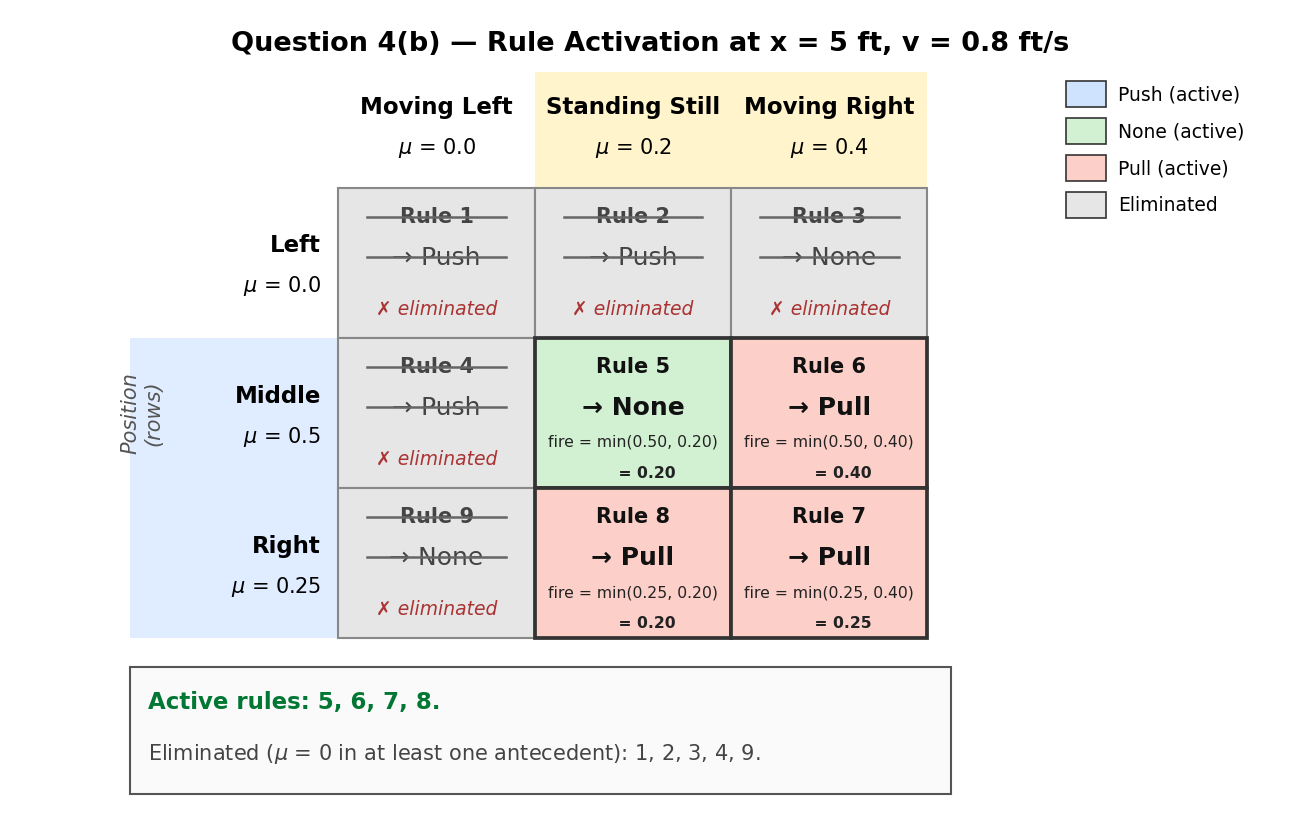

Write Python code to recreate this figure.
"""
Question 4(b) - Rule Activation Grid for x = 5 ft, v = 0.8 ft/s.

Visualizes the 3x3 rule table with eliminated rules struck through and active
rules highlighted, colored by consequent.
"""

import matplotlib

matplotlib.use("Agg")

import matplotlib.pyplot as plt
from matplotlib.patches import Rectangle

# ---------------------------------------------------------------
# Inputs and memberships
# ---------------------------------------------------------------
# Position memberships at x = 5 ft
mu_pos = {"Left": 0.0, "Middle": 0.5, "Right": 0.25}
# Velocity memberships at v = 0.8 ft/s
mu_vel = {"Moving Left": 0.0, "Standing Still": 0.2, "Moving Right": 0.4}

pos_order = ["Left", "Middle", "Right"]           # rows (top -> bottom)
vel_order = ["Moving Left", "Standing Still", "Moving Right"]  # cols (left -> right)

# Rule table: (row_position, col_velocity) -> (rule_number, consequent)
rule_table = {
    ("Left",   "Moving Left"):     (1, "Push"),
    ("Left",   "Standing Still"):  (2, "Push"),
    ("Left",   "Moving Right"):    (3, "None"),
    ("Middle", "Moving Left"):     (4, "Push"),
    ("Middle", "Standing Still"):  (5, "None"),
    ("Middle", "Moving Right"):    (6, "Pull"),
    ("Right",  "Moving Left"):     (9, "None"),
    ("Right",  "Standing Still"):  (8, "Pull"),
    ("Right",  "Moving Right"):    (7, "Pull"),
}

# Colors by consequent (active)
active_colors = {
    "Push": "#cfe3ff",   # light blue
    "None": "#d2f0d2",   # light green
    "Pull": "#fcd0c8",   # salmon
}
eliminated_color = "#e6e6e6"  # light gray

# ---------------------------------------------------------------
# Figure & layout geometry
# ---------------------------------------------------------------
fig, ax = plt.subplots(figsize=(11, 7))
ax.set_xlim(0, 11)
ax.set_ylim(0, 7)
ax.set_aspect("equal")
ax.axis("off")

# Grid cell size
cell_w = 1.7
cell_h = 1.3

# Origin of the 3x3 grid (lower-left of bottom-left cell)
grid_x0 = 2.8
grid_y0 = 1.6  # leave room for summary below

# Row y-coordinates: row 0 = Left (top), row 2 = Right (bottom)
def cell_bbox(row_idx, col_idx):
    x = grid_x0 + col_idx * cell_w
    # row_idx 0 -> top row
    y = grid_y0 + (2 - row_idx) * cell_h
    return x, y, cell_w, cell_h

# ---------------------------------------------------------------
# Faint band highlighting: nonzero rows and columns
# ---------------------------------------------------------------
grid_left = grid_x0
grid_right = grid_x0 + 3 * cell_w
grid_bottom = grid_y0
grid_top = grid_y0 + 3 * cell_h

band_color_vel = "#fff4cc"  # faint yellow for velocity columns
band_color_pos = "#e0ecff"  # faint blue for position rows

# Extend bands slightly above/left so they include the header strips
band_extra_top = 1.0   # above the grid into the velocity header strip
band_extra_left = 1.8  # to the left into the position header strip

for col_idx, vname in enumerate(vel_order):
    if mu_vel[vname] > 0:
        x = grid_x0 + col_idx * cell_w
        ax.add_patch(Rectangle(
            (x, grid_bottom),
            cell_w,
            3 * cell_h + band_extra_top,
            facecolor=band_color_vel, edgecolor="none", zorder=0,
        ))

for row_idx, pname in enumerate(pos_order):
    if mu_pos[pname] > 0:
        y = grid_y0 + (2 - row_idx) * cell_h
        ax.add_patch(Rectangle(
            (grid_left - band_extra_left, y),
            3 * cell_w + band_extra_left,
            cell_h,
            facecolor=band_color_pos, edgecolor="none", zorder=0,
        ))

# ---------------------------------------------------------------
# Column headers (velocity)
# ---------------------------------------------------------------
header_y = grid_top + 0.25
for col_idx, vname in enumerate(vel_order):
    x_center = grid_x0 + col_idx * cell_w + cell_w / 2
    ax.text(
        x_center, header_y + 0.45,
        vname,
        ha="center", va="center",
        fontsize=11, fontweight="bold",
    )
    ax.text(
        x_center, header_y + 0.1,
        rf"$\mu$ = {mu_vel[vname]:.1f}",
        ha="center", va="center",
        fontsize=10,
    )

# ---------------------------------------------------------------
# Row headers (position)
# ---------------------------------------------------------------
for row_idx, pname in enumerate(pos_order):
    y_center = grid_y0 + (2 - row_idx) * cell_h + cell_h / 2
    ax.text(
        grid_x0 - 0.15, y_center + 0.15,
        pname,
        ha="right", va="center",
        fontsize=11, fontweight="bold",
    )
    ax.text(
        grid_x0 - 0.15, y_center - 0.2,
        rf"$\mu$ = {mu_pos[pname]:.2f}" if mu_pos[pname] not in (0.0, 0.5) else rf"$\mu$ = {mu_pos[pname]:.1f}",
        ha="right", va="center",
        fontsize=10,
    )

# Axis label (position axis only; velocity label would collide with the title)
ax.text(
    grid_x0 - 1.7, grid_y0 + 1.5 * cell_h,
    "Position\n(rows)",
    ha="center", va="center",
    fontsize=10, fontstyle="italic", color="#555555",
    rotation=90,
)

# ---------------------------------------------------------------
# Draw cells
# ---------------------------------------------------------------
for row_idx, pname in enumerate(pos_order):
    for col_idx, vname in enumerate(vel_order):
        rule_num, consequent = rule_table[(pname, vname)]
        mp = mu_pos[pname]
        mv = mu_vel[vname]
        active = (mp > 0) and (mv > 0)

        x, y, w, h = cell_bbox(row_idx, col_idx)

        if active:
            fill = active_colors[consequent]
            edge = "#333333"
            lw = 1.8
        else:
            fill = eliminated_color
            edge = "#888888"
            lw = 1.0

        ax.add_patch(Rectangle(
            (x, y), w, h,
            facecolor=fill, edgecolor=edge, linewidth=lw, zorder=2,
        ))

        # Text positions within the cell
        cx = x + w / 2
        y_line1 = y + h - 0.25
        y_line2 = y + h / 2 + 0.05
        y_line3 = y + 0.25

        # Line 1: "Rule k"
        label_rule = f"Rule {rule_num}"
        t1 = ax.text(
            cx, y_line1, label_rule,
            ha="center", va="center",
            fontsize=10, fontweight="bold",
            color="#444444" if not active else "#111111",
            zorder=3,
        )

        # Line 2: "→ <consequent>"
        arrow_text = f"→ {consequent}"
        t2 = ax.text(
            cx, y_line2, arrow_text,
            ha="center", va="center",
            fontsize=12,
            color="#444444" if not active else "#111111",
            fontweight="bold" if active else "normal",
            zorder=3,
        )

        # Line 3: firing strength or eliminated tag
        if active:
            fire = min(mp, mv)
            line3a = f"fire = min({mp:.2f}, {mv:.2f})"
            line3b = f"     = {fire:.2f}"
            ax.text(
                cx, y_line3 + 0.15, line3a,
                ha="center", va="center",
                fontsize=7.5, color="#222222",
                zorder=3,
            )
            ax.text(
                cx, y_line3 - 0.12, line3b,
                ha="center", va="center",
                fontsize=7.5, color="#222222",
                fontweight="bold",
                zorder=3,
            )
        else:
            # Mark eliminated: strikethrough t1 and t2, and add an "eliminated" note
            # Draw strikethrough lines through the rule label and arrow text.
            # Use the approximate horizontal extent of the text (cell width minus padding).
            strike_pad = 0.25
            ax.plot(
                [x + strike_pad, x + w - strike_pad],
                [y_line1, y_line1],
                color="#666666", linewidth=1.2, zorder=4,
            )
            ax.plot(
                [x + strike_pad, x + w - strike_pad],
                [y_line2, y_line2],
                color="#666666", linewidth=1.2, zorder=4,
            )
            ax.text(
                cx, y_line3, "✗ eliminated",
                ha="center", va="center",
                fontsize=9, color="#a33",
                fontstyle="italic",
                zorder=3,
            )

# ---------------------------------------------------------------
# Summary box below grid
# ---------------------------------------------------------------
summary_x = grid_x0 - band_extra_left
summary_y = 0.25
summary_w = 3 * cell_w + band_extra_left + 0.2
summary_h = 1.1

ax.add_patch(Rectangle(
    (summary_x, summary_y), summary_w, summary_h,
    facecolor="#fafafa", edgecolor="#555555", linewidth=1.0, zorder=1,
))

ax.text(
    summary_x + 0.15, summary_y + summary_h - 0.3,
    "Active rules: 5, 6, 7, 8.",
    ha="left", va="center",
    fontsize=11, fontweight="bold", color="#073",
    zorder=2,
)
ax.text(
    summary_x + 0.15, summary_y + summary_h - 0.75,
    r"Eliminated ($\mu$ = 0 in at least one antecedent): 1, 2, 3, 4, 9.",
    ha="left", va="center",
    fontsize=10, color="#444444",
    zorder=2,
)

# ---------------------------------------------------------------
# Title
# ---------------------------------------------------------------
ax.text(
    5.5, 6.75,
    "Question 4(b) — Rule Activation at x = 5 ft, v = 0.8 ft/s",
    ha="center", va="center",
    fontsize=13, fontweight="bold",
)

# ---------------------------------------------------------------
# Small legend for consequent colors (top-right)
# ---------------------------------------------------------------
legend_items = [
    ("Push (active)", active_colors["Push"]),
    ("None (active)", active_colors["None"]),
    ("Pull (active)", active_colors["Pull"]),
    ("Eliminated",    eliminated_color),
]
legend_x0 = 9.1
legend_y0 = 6.2
swatch_w = 0.35
swatch_h = 0.22
row_gap = 0.32

for i, (label, color) in enumerate(legend_items):
    ly = legend_y0 - i * row_gap
    ax.add_patch(Rectangle(
        (legend_x0, ly), swatch_w, swatch_h,
        facecolor=color, edgecolor="#333333", linewidth=0.8, zorder=2,
    ))
    ax.text(
        legend_x0 + swatch_w + 0.1, ly + swatch_h / 2,
        label,
        ha="left", va="center",
        fontsize=9, zorder=2,
    )

# ---------------------------------------------------------------
# Save
# ---------------------------------------------------------------
out_path = (
    "/home/devel/electrical_notes/content/sys_304/exam3/"
    "python_photos/06_rule_activation_grid.png"
)
plt.savefig(out_path, dpi=150, bbox_inches="tight")
print(f"Wrote {out_path}")
